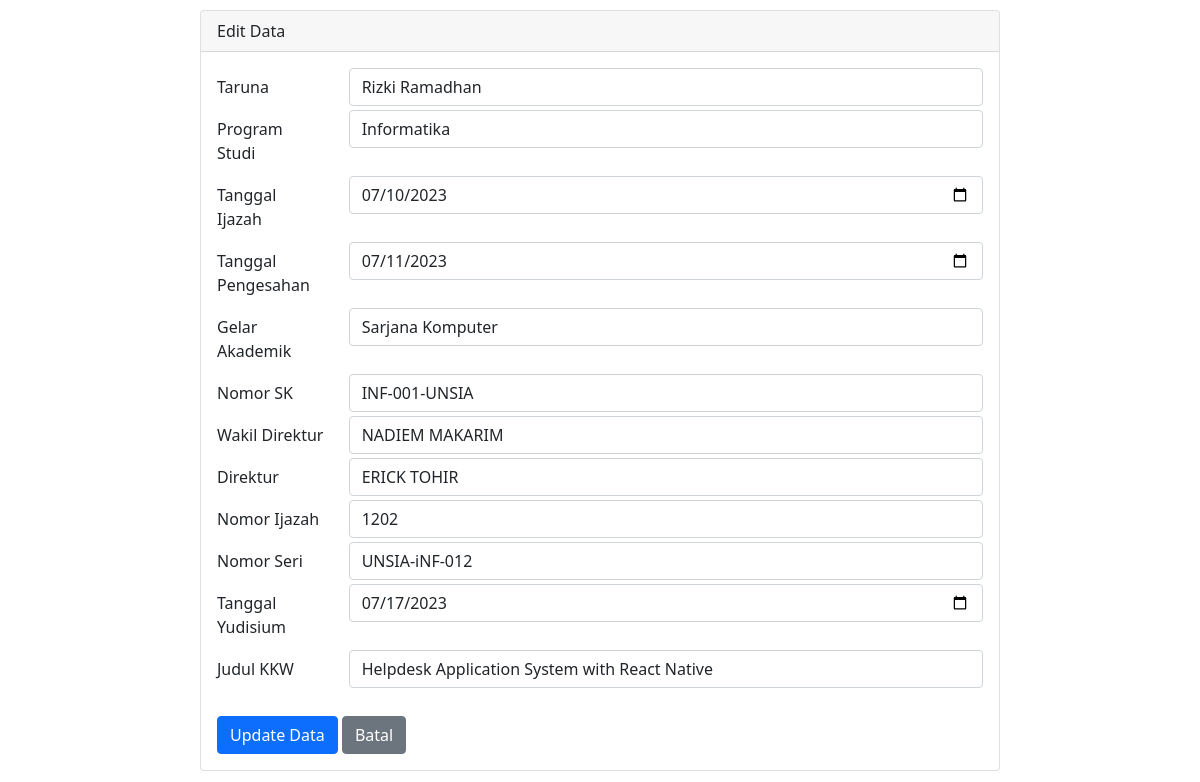
The page /ijazah/CRUDIjasah/update.php?id=2 on the database its author committed.
### tables this page shows
CREATE TABLE `ijazah` (
  `id` int(11) NOT NULL,
  `taruna` int(11) NOT NULL,
  `program_studi` int(11) NOT NULL,
  `tanggal_ijazah` date NOT NULL,
  `tanggal_pengesahan` date NOT NULL,
  `gelar_akademik` varchar(255) NOT NULL,
  `nomor_sk` varchar(255) NOT NULL,
  `wakil_direktur` int(11) NOT NULL,
  `direktur` int(11) NOT NULL,
  `nomor_ijazah` varchar(255) NOT NULL,
  `nomor_seri` varchar(255) NOT NULL,
  `tanggal_yudisium` date NOT NULL,
  `judul_kkw` varchar(255) NOT NULL
);

### ijazah/CRUDIjasah/update.php (the view, shortened to what this page needs)
<?php
include('koneksi.php');
$id = $_GET['id'];
$query = mysqli_query($koneksi, "SELECT * FROM ijazah WHERE id = '$id'");
$data = mysqli_fetch_assoc($query);
$taruna = $data['taruna'];
$program_studi = $data['program_studi'];
$tanggal_ijazah = $data['tanggal_ijazah'];
$tanggal_pengesahan = $data['tanggal_pengesahan'];
$gelar_akademik = $data['gelar_akademik'];
$nomor_sk = $data['nomor_sk'];
$wakil_direktur = $data['wakil_direktur'];
$direktur = $data['direktur'];
$nomor_ijazah = $data['nomor_ijazah'];
$nomor_seri = $data['nomor_seri'];
$tanggal_yudisium = $data['tanggal_yudisium'];
$judul_kkw = $data['judul_kkw'];
?>
<!DOCTYPE html>
<html>
<head>
    <link href="https://cdn.jsdelivr.net/npm/bootstrap@5.1.3/dist/css/bootstrap.min.css" rel="stylesheet">
</head>
<body>
    <div class="mx-auto">
        <div class="card">
            <div class="card-header ">
                Edit Data
            </div>
            <div class="card-body">
                <form action="" method="POST">
                    <div class="mb-1 row">
                        <label for="taruna" class="col-sm-2 col-form-label">Taruna</label>
                        <div class="col-sm-10">
                            <select class="form-control" name="taruna" id="taruna">
                                <?php
                                $query = mysqli_query($koneksi, "SELECT * FROM taruna");
                                while ($row = mysqli_fetch_assoc($query)) {
                                    $selected = ($taruna == $row['id']) ? "selected" : "";
                                    echo "<option value='" . $row['id'] . "' " . $selected . ">" . $row['nama'] . "</option>";
                                }
                                ?>
                            </select>
                        </div>
                    </div>
                    <div class="mb-1 row">
                        <label for="program_studi" class="col-sm-2 col-form-label">Program Studi</label>
                        <div class="col-sm-10">
                            <select class="form-control" name="program_studi" id="program_studi">
                                <?php
                                $query = mysqli_query($koneksi, "SELECT * FROM program_studi");
                                while ($row = mysqli_fetch_assoc($query)) {
                                    $selected = ($program_studi == $row['id']) ? "selected" : "";
                                    echo "<option value='" . $row['id'] . "' " . $selected . ">" . $row['nama'] . "</option>";
                                }
                                ?>
                            </select>
                        </div>
                    </div>
                    <div class="mb-1 row">
                        <label for="tanggal_ijazah" class="col-sm-2 col-form-label">Tanggal Ijazah</label>
                        <div class="col-sm-10">
                            <input type="date" class="form-control" id="tanggal_ijazah" name="tanggal_ijazah" value="<?php echo $tanggal_ijazah ?>">
                        </div>
                    </div>
                    <div class="mb-1 row">
                        <label for="tanggal_pengesahan" class="col-sm-2 col-form-label">Tanggal Pengesahan</label>
                        <div class="col-sm-10">
                            <input type="date" class="form-control" id="tanggal_pengesahan" name="tanggal_pengesahan" value="<?php echo $tanggal_pengesahan ?>">
                        </div>
                    </div>
                    <div class="mb-1 row">
                        <label for="gelar_akademik" class="col-sm-2 col-form-label">Gelar Akademik</label>
                        <div class="col-sm-10">
                            <input type="text" class="form-control" id="gelar_akademik" name="gelar_akademik" value="<?php echo $gelar_akademik ?>">
                        </div>
                    </div>
                    <div class="mb-1 row">
                        <label for="nomor_sk" class="col-sm-2 col-form-label">Nomor SK</label>
                        <div class="col-sm-10">
                            <input type="text" class="form-control" id="nomor_sk" name="nomor_sk" value="<?php echo $nomor_sk ?>">
                        </div>
                    </div>
                    <div class="mb-1 row">
                        <label for="wakil_direktur" class="col-sm-2 col-form-label">Wakil Direktur</label>
                        <div class="col-sm-10">
                            <select class="form-control" name="wakil_direktur" id="wakil_direktur">
                                <?php
                                $query = mysqli_query($koneksi, "SELECT * FROM pejabat");
                                while ($row = mysqli_fetch_assoc($query)) {
                                    $selected = ($wakil_direktur == $row['id']) ? "selected" : "";
                                    echo "<option value='" . $row['id'] . "' " . $selected . ">" . $row['nama'] . "</option>";
                                }
                                ?>
                            </select>
                        </div>
                    </div>
                    <div class="mb-1 row">
                        <label for="direktur" class="col-sm-2 col-form-label">Direktur</label>
                        <div class="col-sm-10">
                            <select class="form-control" name="direktur" id="direktur">
                                <?php
                                $query = mysqli_query($koneksi, "SELECT * FROM pejabat");
                                while ($row = mysqli_fetch_assoc($query)) {
                                    $selected = ($direktur == $row['id']) ? "selected" : "";
                                    echo "<option value='" . $row['id'] . "' " . $selected . ">" . $row['nama'] . "</option>";
                                }
                                ?>
                            </select>
                        </div>
                    </div>
                    <div class="mb-1 row">
                        <label for="nomor_ijazah" class="col-sm-2 col-form-label">Nomor Ijazah</label>
                        <div class="col-sm-10">
                            <input type="text" class="form-control" id="nomor_ijazah" name="nomor_ijazah" value="<?php echo $nomor_ijazah ?>">
                        </div>
                    </div>
                    <div class="mb-1 row">
                        <label for="nomor_seri" class="col-sm-2 col-form-label">Nomor Seri</label>
                        <div class="col-sm-10">
                            <input type="text" class="form-control" id="nomor_seri" name="nomor_seri" value="<?php echo $nomor_seri ?>">
                        </div>
                    </div>
                    <div class="mb-1 row">
                        <label for="tanggal_yudisium" class="col-sm-2 col-form-label">Tanggal Yudisium</label>
                        <div class="col-sm-10">
                            <input type="date" class="form-control" id="tanggal_yudisium" name="tanggal_yudisium" value="<?php echo $tanggal_yudisium ?>">
                        </div>
                    </div>
                    <div class="mb-1 row">
                        <label for="judul_kkw" class="col-sm-2 col-form-label">Judul KKW</label>
                        <div class="col-sm-10">
                            <input type="text" class="form-control" id="judul_kkw" name="judul_kkw" value="<?php echo $judul_kkw ?>">
                        </div>
                    </div>
                    <br>
                    <div class="col-12">
                        <input type="submit" name="update" value="Update Data" class="btn btn-primary" />
                        <a href="index.php" class="btn btn-secondary">Batal</a>
                    </div>
                </form>
            </div>
        </div>
    </div>
</body>
</html>

### ijazah/CRUDIjasah/update.php (style rules this page uses)
.mx-auto { width: 800px }
.card { margin-top: 10px; }

### rows shown on the page
ijazah: tanggal_ijazah "07/10/2023", tanggal_pengesahan "07/11/2023", gelar_akademik "Sarjana Komputer", nomor_sk "INF-001-UNSIA", nomor_ijazah "1202", nomor_seri "UNSIA-iNF-012", tanggal_yudisium "07/17/2023", judul_kkw "Helpdesk Application System with React Native"

### other values the page prints
form field taruna "Rizki Ramadhan"
form field program_studi "Informatika"
form field wakil_direktur "NADIEM MAKARIM"
form field direktur "ERICK TOHIR"
